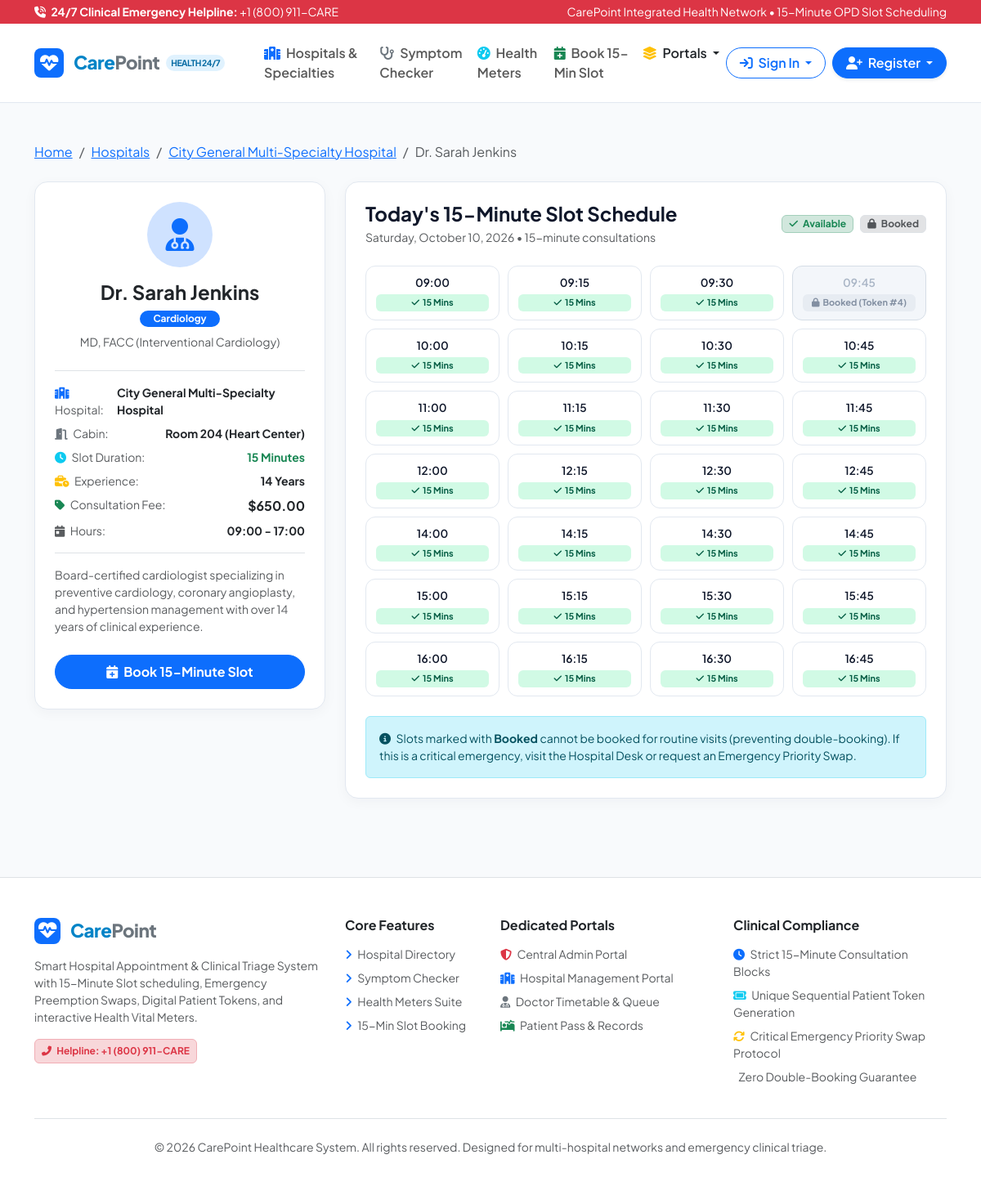
Page /doctor/1/ on the committed database.
### myapp/models.py (models this page shows, shortened)
class Doctor(models.Model):
    user = models.OneToOneField(User, on_delete=models.CASCADE, related_name='doctor_profile')
    hospital = models.ForeignKey(Hospital, on_delete=models.CASCADE, related_name='doctors')
    specialty = models.ForeignKey(Specialty, on_delete=models.CASCADE, related_name='doctors')
    qualification = models.CharField(max_length=200, default='MBBS, MD')
    experience_years = models.PositiveIntegerField(default=7)
    consultation_fee = models.DecimalField(max_digits=8, decimal_places=2, default=500.00)
    cabin_number = models.CharField(max_length=50, default='Cabin 102')
    slot_duration_minutes = models.PositiveIntegerField(default=15)  # Required: 15-minute appointments
    start_time = models.TimeField(default=time(9, 0))
    end_time = models.TimeField(default=time(17, 0))
    lunch_start = models.TimeField(default=time(13, 0))
    lunch_end = models.TimeField(default=time(14, 0))
    is_available = models.BooleanField(default=True)
    bio = models.TextField(blank=True)
    rating = models.DecimalField(max_digits=3, decimal_places=1, default=4.8)
    def generate_slots_for_date(self, target_date):
        slots = []
        current = datetime.combine(target_date, self.start_time)
        end = datetime.combine(target_date, self.end_time)
        lunch_s = datetime.combine(target_date, self.lunch_start)
        lunch_e = datetime.combine(target_date, self.lunch_end)
        step = timedelta(minutes=self.slot_duration_minutes)
        booked_appointments = Appointment.objects.filter(
            doctor=self,
            appointment_date=target_date,
            status__in=['CONFIRMED', 'EMERGENCY_PRIORITY', 'IN_CONSULTATION']
        ).values('id', 'time_slot', 'status', 'token_number', 'patient_name')
        booked_map = {appt['time_slot'].strftime('%H:%M'): appt for appt in booked_appointments}
        while current + step <= end:
            if not (current >= lunch_s and current < lunch_e):
                slot_time_str = current.time().strftime('%H:%M')
                slot_end_time = (current + step).time()
                is_booked = slot_time_str in booked_map
                appt_info = booked_map.get(slot_time_str)
                slots.append({
                    'time': slot_time_str,
                    'start_time': current.time(),
                    'end_time': slot_end_time,
                    'display': f"{current.strftime('%I:%M %p')} - {(current + step).strftime('%I:%M %p')}",
                    'is_booked': is_booked,
                    'appointment_id': appt_info['id'] if is_booked else None,
                    'status': appt_info['status'] if is_booked else 'AVAILABLE',
                    'token_number': appt_info['token_number'] if is_booked else None,
                    'patient_name': appt_info['patient_name'] if is_booked else None,
                })
            current += step
        return slots

class Hospital(models.Model):
    name = models.CharField(max_length=200)
    slug = models.SlugField(unique=True)
    city = models.CharField(max_length=100)
    address = models.TextField()
    phone = models.CharField(max_length=25)
    emergency_helpline = models.CharField(max_length=25)
    email = models.EmailField(blank=True)
    rating = models.DecimalField(max_digits=3, decimal_places=1, default=4.6)
    total_beds = models.PositiveIntegerField(default=150)
    available_icu_beds = models.PositiveIntegerField(default=12)
    description = models.TextField(blank=True)
    image_url = models.URLField(max_length=500, blank=True)
    created_at = models.DateTimeField(auto_now_add=True)

class Specialty(models.Model):
    name = models.CharField(max_length=100, unique=True)
    code = models.CharField(max_length=20, unique=True)
    icon = models.CharField(max_length=50, default='fa-heartbeat')
    description = models.TextField(blank=True)
    class Meta:
        verbose_name_plural = 'Specialties'
        ordering = ['name']

### myapp/views.py (the view)
# urls.py: path('doctor/<int:doctor_id>/', views.doctor_detail, name='doctor_detail'),
def doctor_detail(request, doctor_id):
    doctor = get_object_or_404(Doctor.objects.select_related('hospital', 'specialty', 'user'), pk=doctor_id)
    today = date.today()
    slots = doctor.generate_slots_for_date(today)
    return render(request, 'doctor_detail.html', {
        'doctor': doctor,
        'today': today,
        'slots': slots,
    })

### templates/doctor_detail.html (shortened to what this page needs)
{% extends 'base.html' %}
{% load static %}
{% block content %}
<div class="container py-5">
    <nav aria-label="breadcrumb" class="mb-4">
        <ol class="breadcrumb">
            <li class="breadcrumb-item"><a href="{% url 'home' %}">Home</a></li>
            <li class="breadcrumb-item"><a href="{% url 'hospital_list' %}">Hospitals</a></li>
            <li class="breadcrumb-item"><a href="{% url 'hospital_detail' doctor.hospital.slug %}">{{ doctor.hospital.name }}</a></li>
            <li class="breadcrumb-item active">Dr. {{ doctor.user.get_full_name|default:doctor.user.username }}</li>
        </ol>
    </nav>
    <div class="row g-4">
        <div class="col-lg-4">
            <div class="card-cp p-4 sticky-top" style="top: 100px;">
                <div class="text-center mb-4">
                    <div class="rounded-circle bg-primary-subtle text-primary p-3 d-inline-flex align-items-center justify-content-center mb-3" style="width: 80px; height: 80px; font-size: 2.5rem;">
                        <i class="fa-solid fa-user-doctor"></i>
                    </div>
                    <h4 class="fw-bold mb-1 text-dark">Dr. {{ doctor.user.get_full_name|default:doctor.user.username }}</h4>
                    <span class="badge bg-primary text-white rounded-pill px-3 py-1 mb-2">{{ doctor.specialty.name }}</span>
                    <div class="text-muted small">{{ doctor.qualification }}</div>
                </div>
                <div class="d-flex flex-column gap-2 border-top border-bottom py-3 mb-3 small">
                    <div class="d-flex justify-content-between">
                        <span class="text-muted"><i class="fa-solid fa-hospital me-1 text-primary"></i> Hospital:</span>
                        <strong class="text-dark">{{ doctor.hospital.name }}</strong>
                    </div>
                    <div class="d-flex justify-content-between">
                        <span class="text-muted"><i class="fa-solid fa-door-open me-1 text-secondary"></i> Cabin:</span>
                        <strong class="text-dark">{{ doctor.cabin_number }}</strong>
                    </div>
                    <div class="d-flex justify-content-between">
                        <span class="text-muted"><i class="fa-solid fa-clock me-1 text-info"></i> Slot Duration:</span>
                        <strong class="text-success">{{ doctor.slot_duration_minutes }} Minutes</strong>
                    </div>
                    <div class="d-flex justify-content-between">
                        <span class="text-muted"><i class="fa-solid fa-business-time me-1 text-warning"></i> Experience:</span>
                        <strong class="text-dark">{{ doctor.experience_years }} Years</strong>
                    </div>
                    <div class="d-flex justify-content-between">
                        <span class="text-muted"><i class="fa-solid fa-tag me-1 text-success"></i> Consultation Fee:</span>
                        <strong class="text-dark fs-6">${{ doctor.consultation_fee }}</strong>
                    </div>
                    <div class="d-flex justify-content-between">
                        <span class="text-muted"><i class="fa-solid fa-calendar-day me-1 text-muted"></i> Hours:</span>
                        <strong class="text-dark">{{ doctor.start_time|time:"H:i" }} - {{ doctor.end_time|time:"H:i" }}</strong>
                    </div>
                </div>
                <p class="text-muted small mb-4">{{ doctor.bio }}</p>
                <a href="{% url 'book_appointment' %}?doctor={{ doctor.id }}" class="btn btn-primary rounded-pill w-100 fw-bold py-2">
                    <i class="fa-solid fa-calendar-plus me-1"></i> Book 15-Minute Slot
                </a>
            </div>
        </div>
        <div class="col-lg-8">
            <div class="card-cp p-4">
                <div class="d-flex justify-content-between align-items-center mb-3 flex-wrap gap-2">
                    <div>
                        <h4 class="fw-bold mb-1">Today's 15-Minute Slot Schedule</h4>
                        <p class="text-muted small mb-0">{{ today|date:"l, F d, Y" }} &bull; 15-minute consultations</p>
                    </div>
                    <div class="d-flex gap-2">
                        <span class="badge bg-success-subtle text-success border border-success-subtle px-2 py-1"><i class="fa-solid fa-check me-1"></i> Available</span>
                        <span class="badge bg-secondary-subtle text-muted border px-2 py-1"><i class="fa-solid fa-lock me-1"></i> Booked</span>
                    </div>
                </div>
                <div class="slot-grid mt-4">
                    {% for slot in slots %}
                    <div class="slot-pill {% if slot.is_booked %}booked{% endif %}">
                        <div>{{ slot.time }}</div>
                        {% if slot.is_booked %}
                        <span class="slot-badge slot-badge-booked"><i class="fa-solid fa-lock me-1"></i>Booked (Token #{{ slot.token_number }})</span>
                        {% else %}
                        <span class="slot-badge slot-badge-avail"><i class="fa-solid fa-check me-1"></i>15 Mins</span>
                        {% endif %}
                    </div>
                    {% empty %}
                    <div class="col-12 text-center py-4 text-muted">No slots generated.</div>
                    {% endfor %}
                </div>
                <div class="alert alert-info mt-4 mb-0 small">
                    <i class="fa-solid fa-circle-info me-1"></i>
                    Slots marked with <strong>Booked</strong> cannot be booked for routine visits (preventing double-booking). If this is a critical emergency, visit the Hospital Desk or request an Emergency Priority Swap.
                </div>
            </div>
        </div>
    </div>
</div>
{% endblock %}

### rows in the picture
Doctor: hospital.name "City General Multi-Specialty Hospital", user.get_full_name "Sarah Jenkins", specialty.name "Cardiology", qualification "MD, FACC (Interventional Cardiology)", cabin_number "Room 204 (Heart Center)", slot_duration_minutes "15", experience_years "14", consultation_fee "650.00", start_time "09:00", end_time "17:00", bio "Board-certified cardiologist specializing in preventive cardiology, coronary angioplasty, and hypertension management with over 14 years of clinical experience."

### other values in the picture
{{ slot.time }} "09:00" "09:15" "09:30" "09:45" "10:00" "10:15" "10:30" "10:45" "11:00" "11:15" "11:30" "11:45" "12:00" "12:15" "12:30" "12:45" "14:00" "14:15" "14:30" "14:45" "15:00" "15:15" "15:30" "15:45" "16:00" "16:15" "16:30" "16:45"
{{ slot.token_number }} "4"
